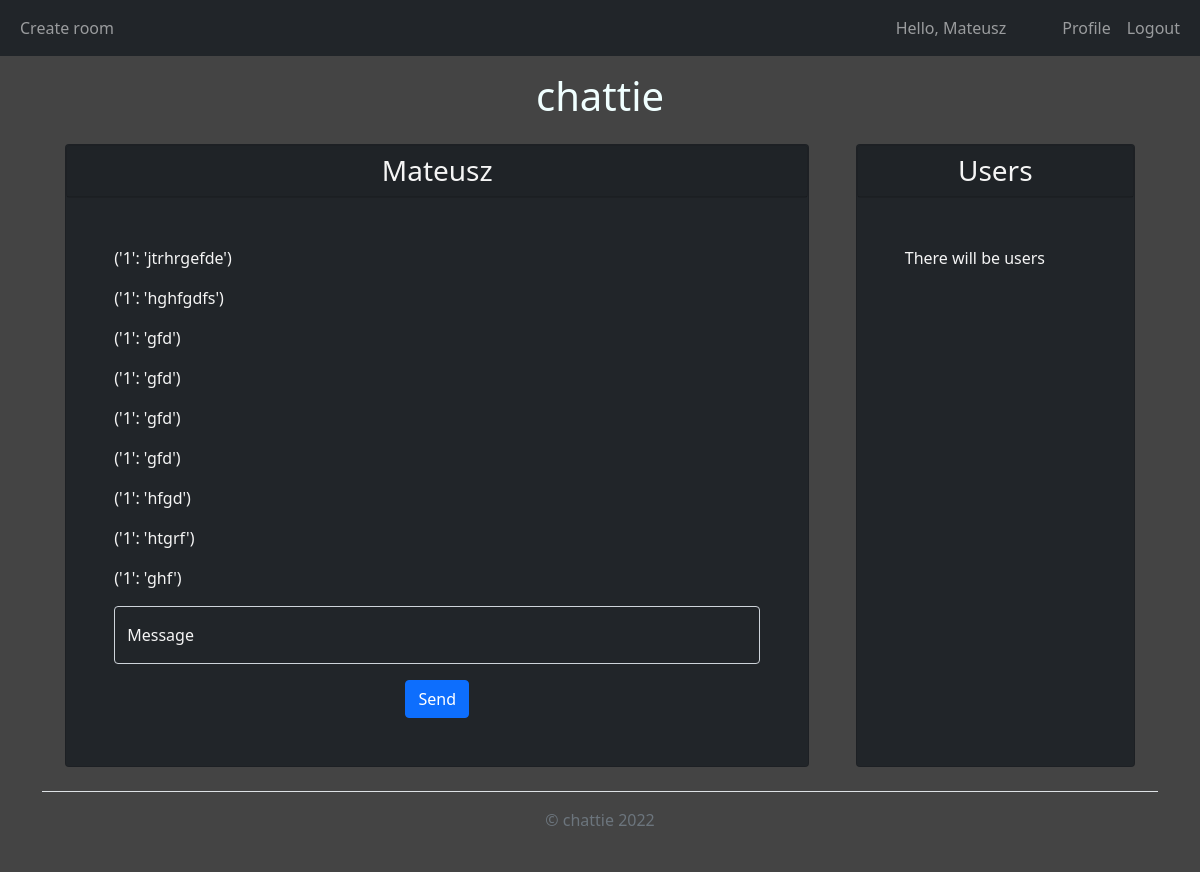
The app's page /r/Mateusz (signed in) with its own data.
### chattie/models.py (models this page shows, shortened)
class User(db.Model, UserMixin):
    id = db.Column(db.Integer, primary_key=True)
    username = db.Column(db.String(20), unique=True, nullable=False)
    email = db.Column(db.String(120), unique=True, nullable=False)
    image_file = db.Column(db.String(20), nullable=False, default='default.jpg')
    password = db.Column(db.String(60), nullable=False)
    created = db.Column(db.DateTime, nullable=False, default=datetime.utcnow)
    participates_in = db.Column(db.Integer, db.ForeignKey('room.id'))
    room_id = db.Column(db.Integer, db.ForeignKey('room.id'))
    message_id = db.Column(db.Integer, db.ForeignKey('message.id'))
    rooms = db.relationship('Room', foreign_keys=[room_id])
    messages = db.relationship('Message', foreign_keys=[message_id])

class Room(db.Model):
    id = db.Column(db.Integer, primary_key=True)
    name = db.Column(db.String(20), nullable=False)
    participant_id = db.Column(db.Integer, db.ForeignKey('user.id'))
    message_id = db.Column(db.Integer, db.ForeignKey('message.id'))
    participants = db.relationship('User', foreign_keys=[participant_id])
    messages = db.relationship('Message', foreign_keys=[message_id])
    creator_id = db.Column(db.Integer, db.ForeignKey('user.id'), nullable=False)
    created = db.Column(db.DateTime, nullable=False, default=datetime.utcnow)

class Message(db.Model):
    id = db.Column(db.Integer, primary_key=True)
    user_id = db.Column(db.Integer, db.ForeignKey('user.id'), nullable=False)
    room_id = db.Column(db.Integer, db.ForeignKey('room.id'), nullable=False)
    message = db.Column(db.String(1000), nullable=False)
    created = db.Column(db.DateTime, nullable=False, default=datetime.utcnow)
    user = db.relationship('User', foreign_keys=[user_id])
    room = db.relationship('Room', foreign_keys=[room_id])
    def __repr__(self):
        return f"('{self.user_id}': '{self.message}')"

### chattie/routes.py (the view, shortened to what this page needs)
@app.route("/r/<room_name>", methods=['GET', 'POST'])
@login_required
def room(room_name):
    room = Room.query.filter_by(name=room_name).first()
    form = AddMessageForm()
    messages = Message.query.filter_by(room=room)
    return render_template('room.html',
                           title=room.name,
                           room=room,
                           form=form,
                           messages=messages)

### chattie/forms.py
class AddMessageForm(FlaskForm):
    message = StringField('Message', validators=[DataRequired()])
    submit = SubmitField('Send')

### chattie/models.py (called while the page is built)
@login_manager.user_loader
def load_user(user_id):
    return User.query.get(int(user_id))

### chattie/templates/room.html (shortened to what this page needs)
{% extends "main.html" %}
{% block content %}
<div class="container d-flex justify-content-around my-auto">
    <div class="card col-md-8 bg-dark">
        <div class="card text-center bg-dark">
            <h3 class=" fw-normal card-text card-header ">{{room.name}}</h3>
        </div>
        <div class="p-5">
        <div id="messages">
        {% for message in messages %}
            <p>{{ message }}</p>
        {% endfor %}
        </div>
        <form action="" method="POST">
        <div class="form-floating my-2">
        {{ form.message(class="form-control bg-dark text-white", placeholder="Message") }}
        {{ form.message.label(class="form-control-label") }}
        </div>
        <div class='text-center'>
            {{ form.submit(class="btn btn-primary mt-2") }}
        </div>
        </form>
        </div>
    </div>
    <div class="card col-md-3 bg-dark">
        <div class="card text-center bg-dark">
            <h3 class=" fw-normal card-text card-header">Users</h3>
        </div>
        <div class="p-5">
        There will be users
        </div>
    </div>
</div>
{% endblock %}

### chattie/templates/layout/navbar.html (shortened to what this page needs)
{% if current_user.is_authenticated %}
  <nav class="navbar navbar-expand-lg navbar-dark  bg-dark">
    <div class="container-fluid">
      <div class="collapse navbar-collapse" id="navbarSupportedContent">
      <ul class="navbar-nav me-auto mb-2 mb-lg-0">
        <li class='nav-item'>
          <a class='nav-link' href="{{ url_for('create_room') }}">Create room</a>
        </li>
      </ul>
        <ul class="navbar-nav ms-auto mb-2 mb-lg-0">
          <li>
            <p class="navbar-text me-5 my-auto">Hello, {{current_user.username}}</p>
          </li>
          <li class="nav-item">
            <a class="nav-link" href="#">Profile</a>
          </li>
          <li>
            <a class="nav-link" href="{{ url_for('logout') }}">Logout</a>
          </li>
        </ul>
      </div>
    </div>
  </nav>
{% endif %}

### chattie/static/main.css (style rules this page uses)
body { background-color: #444; color: whitesmoke; }
a { color: azure; text-decoration: none; }

### records on screen
User: username "Mateusz"
Room: name "Mateusz"
Message: user+message "('1': 'jtrhrgefde')"
Message: user+message "('1': 'hghfgdfs')"
Message: user+message "('1': 'gfd')"
Message: user+message "('1': 'gfd')"
Message: user+message "('1': 'gfd')"
Message: user+message "('1': 'gfd')"
Message: user+message "('1': 'hfgd')"
Message: user+message "('1': 'htgrf')"
Message: user+message "('1': 'ghf')"
